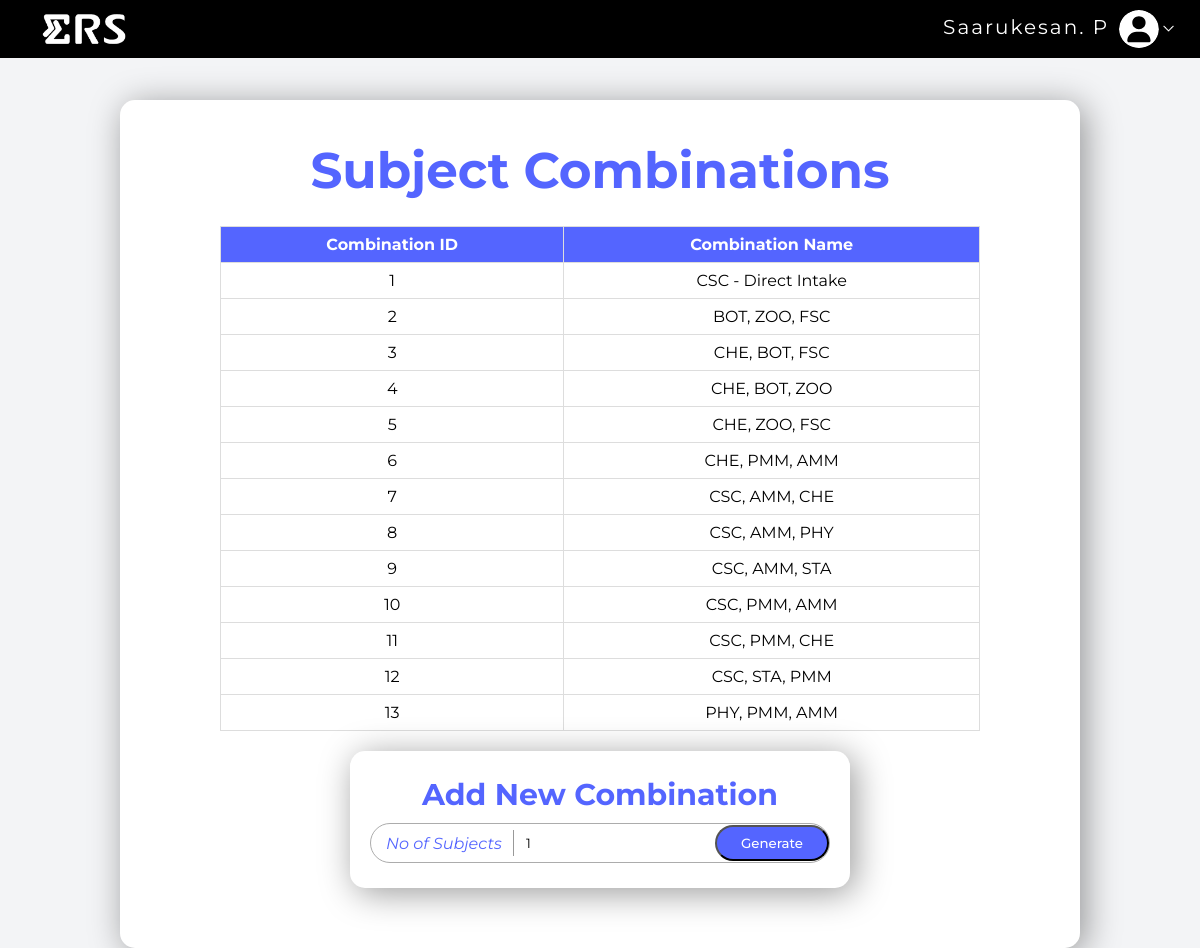
/admin/index.php?page=subcomb (signed in), run on the app's committed database.
### tables this page shows
CREATE TABLE `combination` (
  `combinationID` int(11) NOT NULL AUTO_INCREMENT,
  `combinationName` varchar(50) NOT NULL,
  PRIMARY KEY (`combinationID`)
);

### admin/subject_combination.php (the view, shortened to what this page needs)
<?php
require_once("../config/connect.php");
?>
<link rel="stylesheet" href="../assets/css/gen_combinations.css">
<h1 class="sub_comb">Subject Combinations</h1>
<table border="1">
    <tr>
        <th>Combination ID</th>
        <th>Combination Name</th>
    </tr>
    <?php
    $getCombinationsQuery = "SELECT * FROM combination";
    $combinations = mysqli_query($con, $getCombinationsQuery);
    while ($combination = mysqli_fetch_assoc($combinations)) {
        echo "<tr>";
        echo "<td>" . $combination['combinationID'] . "</td>";
        echo "<td>" . $combination['combinationName'] . "</td>";
        echo "</tr>";
    }
    ?>
</table>
<div class="form-container">
    <h2 class="text-center text-primary">Add New Combination</h2>
    <form action="" method="post" id="combinationForm">
        <div class="text-input">
            <i class="fa-solid fa-clipboard-list-check text-primary">No of Subjects</i>
            <input type="number" id="subjectCount" name="subjectCount" min="1" value="1" max="4"
                   placeholder="Number of Subjects" class="w-full outline-none">
            <button type="button" id="generateButton" class="btn btn-primary mt-3">Generate</button>
        </div>
    </form>
</div>

### assets/css/style_index.css (style rules this page uses)
* { margin: 0; padding: 0; box-sizing: border-box; font-family: Cambria, Cochin, Georgia, Times, 'Times New Roman', serif; }
.card h1 { font-size: 50px; text-align: center; padding-bottom: 30px; }
.card h2 { font-size: 30px; padding-top: 30px; text-align: center; }

### assets/css/gen_combinations.css (style rules this page uses)
:root { --primary: #5465ff; }
* { margin: 0; padding: 0; box-sizing: border-box; font-family: "Montserrat", sans-serif; }
body { background-color: #f3f4f6; }
h1 { text-align: center; color: var(--primary); }
h2 { text-align: center; color: var(--primary); }
table { border-collapse: collapse; width: 80%; margin: auto; margin-top: 20px; margin-bottom: 20px; }
th, td { border: 1px solid #ddd; padding: 8px; text-align: center; }
th { background-color: var(--primary); color: white; }
.form-container { background-color: white; border-radius: 15px; box-shadow: 5px 5px 35px rgba(0, 0, 0, 0.4); padding: 20px; margin: 20px auto; width: 80%; max-width: 500px; }
h2.text-primary { padding-top:5px; }
h1.sub_comb { padding-bottom:5px; }
.text-input { height: 40px; display: flex; align-items: center; justify-content: space-between; gap: 10px; border: 1px solid #acacac; border-radius: 999px; padding: 5px 15px; padding-right: 0; margin: 5px auto; }
.text-input i { color: var(--primary); }
.text-input input { outline: none; border: none; width: 40%; }
.btn { border-radius: 9999px; border-width: 2px; padding-top: 0.5rem; padding-bottom: 0.5rem; padding-left: 1.5rem; padding-right: 1.5rem; font-weight: 500; cursor: pointer; }
.btn-primary { background-color: var(--primary); color: white; }

### data on the page
combination: combinationID "1", combinationName "CSC - Direct Intake"
combination: combinationID "2", combinationName "BOT, ZOO, FSC"
combination: combinationID "3", combinationName "CHE, BOT, FSC"
combination: combinationID "4", combinationName "CHE, BOT, ZOO"
combination: combinationID "5", combinationName "CHE, ZOO, FSC"
combination: combinationID "6", combinationName "CHE, PMM, AMM"
combination: combinationID "7", combinationName "CSC, AMM, CHE"
combination: combinationID "8", combinationName "CSC, AMM, PHY"
combination: combinationID "9", combinationName "CSC, AMM, STA"
combination: combinationID "10", combinationName "CSC, PMM, AMM"
combination: combinationID "11", combinationName "CSC, PMM, CHE"
combination: combinationID "12", combinationName "CSC, STA, PMM"
combination: combinationID "13", combinationName "PHY, PMM, AMM"
